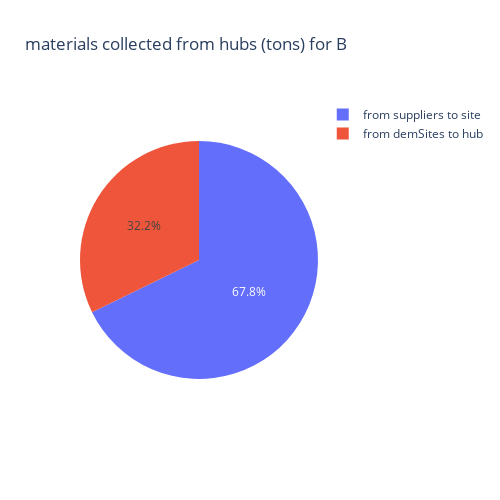
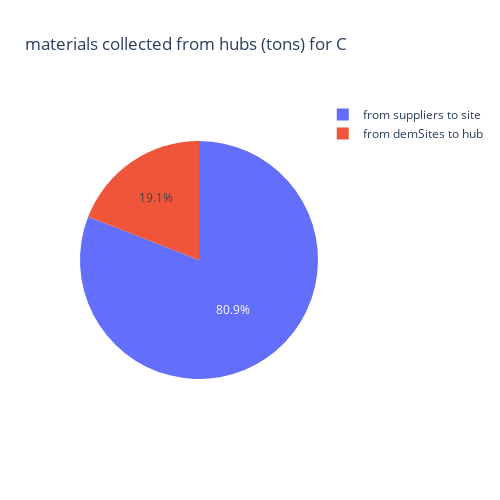
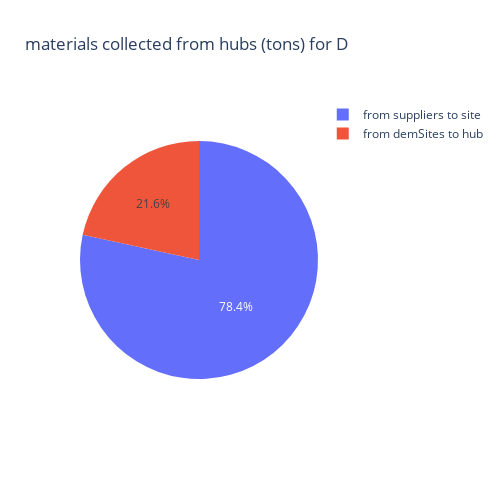

The notebook cell saved with these charts, in order:
### Code cell
def make_collecFrom_df(buildingType): 
    df = model.build_info
    df = df[(df.biobased_type == 'none') & (df.buildingType == buildingType) & (df.material != 'modules')]
    def decide_collectFrom(row):
        circular_strucTypes = ['structural', 'non-structural', 'foundation']
        row['collectFrom'] = 'from demSites to hub' if row.structural_type in circular_strucTypes else 'from suppliers to hub'
        if row.material in ['cement_cover-floor', 'concrete_in-situ', 'concrete_prefab', 'gravel_sand']: 
            row['collectFrom'] = 'from suppliers to site' 
        return row 
    df = df.apply(lambda row: decide_collectFrom(row), axis=1)
    df = df[~df.tons.isna()]
    return df

buildingType = 'B'
for buildingType in ['B', 'C', 'D']: 
    df = make_collecFrom_df(buildingType)
    fig = px.pie(df, values='tons', names='collectFrom', title=f'materials collected from hubs (tons) for {buildingType}', height=500, width=500)
    fig.show()

### Figure 1 — Plotly figure (JSON) as saved in the notebook; plotly's stock layout.template omitted (floating-point values rounded to 4 significant figures)
{"data": [{"domain": {"x": [0, 1], "y": [0, 1]}, "hovertemplate": "collectFrom=%{label}<br>tons=%{value}<extra></extra>", "labels": ["from suppliers to site", "from suppliers to site", "from demSites to hub", "from suppliers to site", "from suppliers to site", "from demSites to hub", "from demSites to hub", "from demSites to hub", "from suppliers to site", "from demSites to hub", "from demSites to hub", "from suppliers to site", "from demSites to hub", "from demSites to hub", "from demSites to hub", "from demSites to hub"], "legendgroup": "", "name": "", "showlegend": true, "type": "pie", "values": [2652, 200, 221, 547.2, 7816, 199.3, 321, 322, 723.8, 216, 2100, 6.2, 2200, 26.1, 13.3, 60]}], "layout": {"height": 500, "legend": {"tracegroupgap": 0}, "title": {"text": "materials collected from hubs (tons) for B"}, "width": 500}}

### Figure 2 — Plotly figure (JSON) as saved in the notebook; plotly's stock layout.template omitted (floating-point values rounded to 4 significant figures)
{"data": [{"domain": {"x": [0, 1], "y": [0, 1]}, "hovertemplate": "collectFrom=%{label}<br>tons=%{value}<extra></extra>", "labels": ["from suppliers to site", "from suppliers to site", "from demSites to hub", "from suppliers to site", "from suppliers to site", "from demSites to hub", "from demSites to hub", "from demSites to hub", "from suppliers to site", "from suppliers to site", "from demSites to hub", "from demSites to hub", "from demSites to hub", "from demSites to hub", "from demSites to hub", "from demSites to hub", "from demSites to hub"], "legendgroup": "", "name": "", "showlegend": true, "type": "pie", "values": [9792, 250, 816, 21648, 11066, 597.8, 194.3, 1922, 1052.0, 928.4, 522, 3540.0, 2760, 69, 8.8, 26, 90.7]}], "layout": {"height": 500, "legend": {"tracegroupgap": 0}, "title": {"text": "materials collected from hubs (tons) for C"}, "width": 500}}

### Figure 3 — Plotly figure (JSON) as saved in the notebook; plotly's stock layout.template omitted (floating-point values rounded to 4 significant figures)
{"data": [{"domain": {"x": [0, 1], "y": [0, 1]}, "hovertemplate": "collectFrom=%{label}<br>tons=%{value}<extra></extra>", "labels": ["from suppliers to site", "from suppliers to site", "from demSites to hub", "from suppliers to site", "from suppliers to site", "from demSites to hub", "from demSites to hub", "from demSites to hub", "from suppliers to site", "from suppliers to site", "from demSites to hub", "from demSites to hub", "from demSites to hub", "from demSites to hub", "from demSites to hub", "from demSites to hub"], "legendgroup": "", "name": "", "showlegend": true, "type": "pie", "values": [26580, 300, 2215, 9360, 38020, 1329.0, 361.7, 538, 253.0, 3128.0, 1594, 8922, 5975, 113.5, 19, 328]}], "layout": {"height": 500, "legend": {"tracegroupgap": 0}, "title": {"text": "materials collected from hubs (tons) for D"}, "width": 500}}
